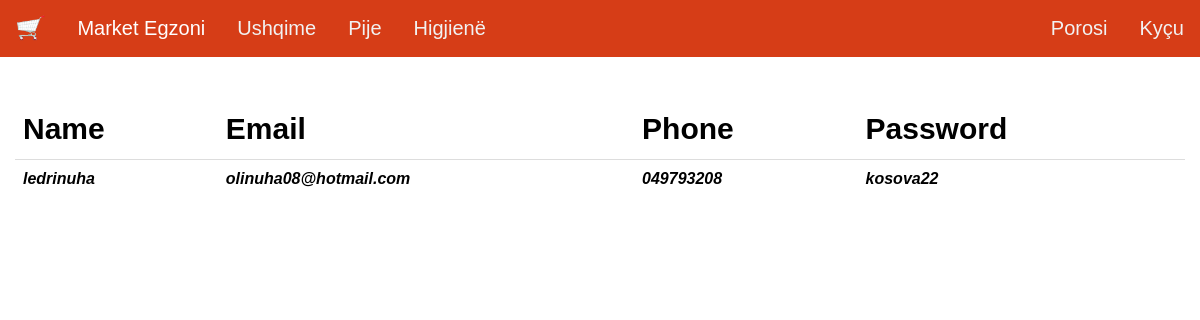
Screenshot of /view-users with the database file from the repository.
### first.py (models this page shows, shortened)
class lists(db.Model):
    _id = db.Column("id", db.Integer, primary_key=True)
    name = db.Column(db.String(100))
    email = db.Column(db.String(100))
    phone = db.Column(db.String(100))
    password = db.Column(db.String(100))

### first.py (the view)
@app.route("/view-users")
def viewUsers():
    return render_template("view-users.html", values=lists.query.all())

### templates/view-users.html (shortened to what this page needs)
{% extends "base.html" %}
{% block content %}
<div style="margin-top: 50px;" class="container-fluid">
    <table class="table" style="color: white;">
                    <thead style="color: black;">
                    <tr>
                        <td><strong style="font-size: 30px;">Name</strong></td>
                        <td><strong style="font-size: 30px;">Email</strong>
                        <td><strong style="font-size: 30px;">Phone</strong></td>
                        <td><strong style="font-size: 30px;">Password</strong></td>
                    </tr>
                    </thead>
        {% for item in values %}
                    <tbody style="color: black">
                    <tr>
                        <td><strong><i>{{item.name}}</i></strong></td>
                        <td><strong><i>{{item.email}}</i></strong></td>
                        <td><strong><i>{{item.phone}}</i></strong></td>
                        <td><strong><i>{{item.password}}</i></strong></td>
                    </tr>
                    </tbody>
        {% endfor %}
                </table>
</div>
{% endblock %}

### templates/base.html (style rules this page uses)
body { margin: 0; font-family: Arial, Helvetica, sans-serif; font-size: 16px; }
html { scroll-behavior: smooth; }
::placeholder { color: #D63D17; }

### rows the page displays
lists: name "ledrinuha", email "olinuha08@hotmail.com", phone "049793208", password "kosova22"
